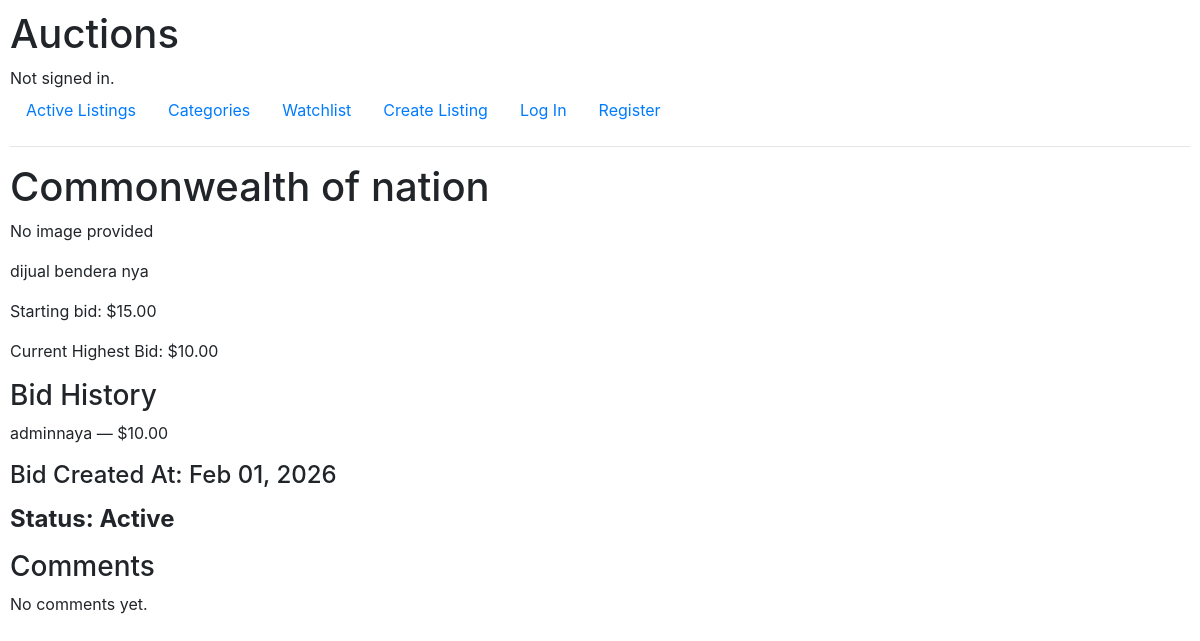
Page /listings/5/ on the earlier database version.
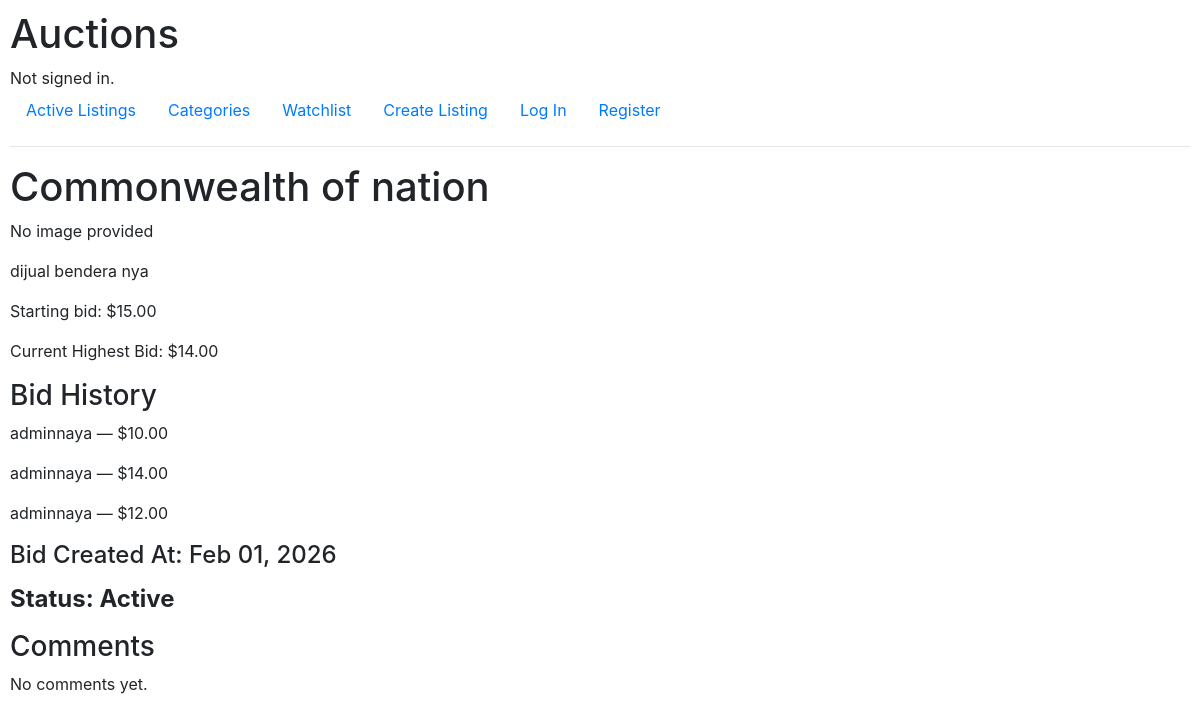
Same page on the later database version.
### auctions/models.py (models this page shows, shortened)
class Bid(models.Model):
    bidder = models.ForeignKey(
        User, on_delete= models.CASCADE, related_name = "bids"
    )
    listing = models.ForeignKey(
        AuctionList, on_delete=models.CASCADE, related_name="bids"
    )
    bid_amount = models.DecimalField(max_digits=10, decimal_places=2)
    timestamp = models.DateTimeField(auto_now_add=True)

class User(AbstractUser):
    pass

### auctions/views.py (the view, shortened to what this page needs)
# urls.py: path("listings/<int:listing_id>/", views.listing_detail, name="listing_detail"),
def listing_detail(request, listing_id):
    listing = get_object_or_404(AuctionList, pk=listing_id)
    bids = listing.bids.order_by("-bid_amount")
    comments = listing.comments.order_by("-timestamp")
    highest_bid = listing.bids.order_by("-bid_amount").first()
    if highest_bid:
        current_price = highest_bid.bid_amount
    else:
        current_price = listing.starting_bid
    is_owner = False
    is_watching = False
    is_winner = False
    error_message = None
    return render(request, "auctions/listing_detail.html", {
        "listing": listing,
        "current_price": current_price,
        "bids": bids,
         "highest_bid": highest_bid,
        "comments": comments,
        "is_owner": is_owner,
        "is_watching": is_watching,
        "is_winner": is_winner,
        "error": error_message,
    })

### auctions/templates/auctions/listing_detail.html (shortened to what this page needs)
{% extends "auctions/layout.html" %}
{% block body %}
<h1>{{ listing.title }}</h1>
{% if listing.image %}
  <img src="{{ listing.image.url }}" width="300">
{% else %}
    <p>No image provided</p>
{% endif %}
<p>{{ listing.description }}</p>
<p>Starting bid: ${{ listing.starting_bid }}</p>
{% if highest_bid %}
  <p>Current Highest Bid: ${{ highest_bid.bid_amount }}</p>
{% else %}
  <p>No bids yet. Starting bid: ${{ listing.starting_bid }}</p>
{% endif %}
<h3>Bid History</h3>
{% for bid in listing.bids.all %}
  <p>{{ bid.bidder.username }} — ${{ bid.bid_amount }}</p>
{% empty %}
  <p>No bids yet.</p>
{% endfor %}
<h4><p>Bid Created At: {{ listing.date_posted|date:"M d, Y" }}</p></h4>
<h4><p><strong>Status: {{ listing.is_active|yesno:"Active,Closed" }}</p></strong></h4>
<h3>Comments</h3>
{% for comment in listing.comments.all %}
  <p>
    <strong>{{ comment.commenter.username }}</strong><br>
    {{ comment.comment_text }}<br>
    <small>{{ comment.created_at|date:"M d, Y H:i" }}</small>
  </p>
{% empty %}
  <p>No comments yet.</p>
{% endfor %}
{% endblock %}

Differences in the rows shown:
added Bid: bid_amount "14.00", bidder.username "adminnaya"
added Bid: bidder.username "adminnaya", bid_amount "12.00"
Other differences:
{{ highest_bid.bid_amount }}: "10.00" → "14.00"
